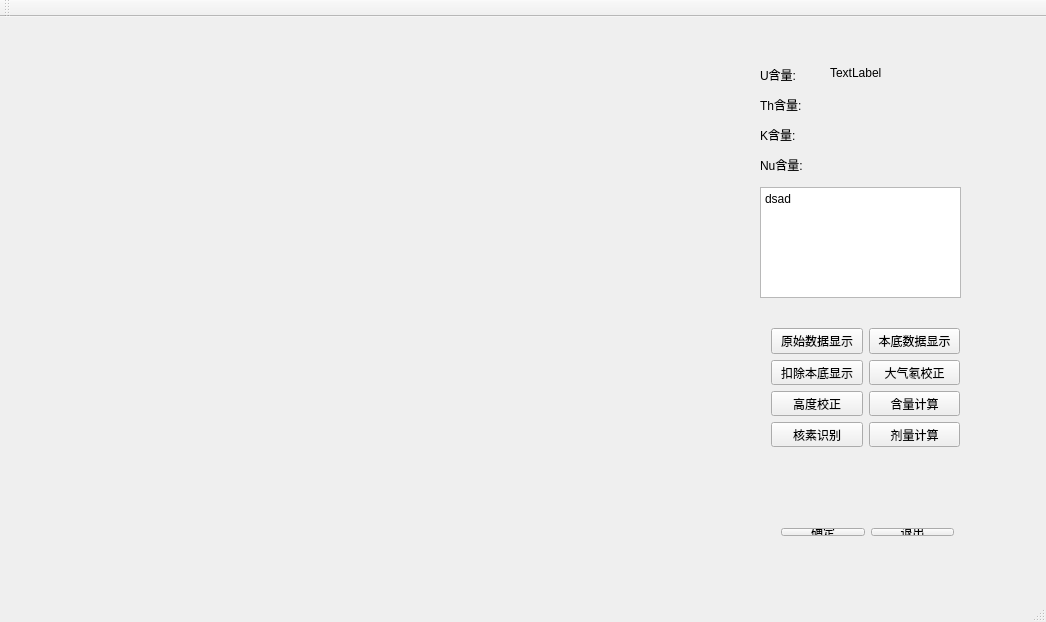
<?xml version="1.0" encoding="UTF-8"?>
<ui version="4.0">
 <class>MainWindow</class>
 <widget class="QMainWindow" name="MainWindow">
  <property name="geometry">
   <rect>
    <x>0</x>
    <y>0</y>
    <width>1046</width>
    <height>622</height>
   </rect>
  </property>
  <property name="windowTitle">
   <string>MainWindow</string>
  </property>
  <widget class="QWidget" name="centralWidget">
   <widget class="QLabel" name="label">
    <property name="geometry">
     <rect>
      <x>760</x>
      <y>50</y>
      <width>51</width>
      <height>16</height>
     </rect>
    </property>
    <property name="text">
     <string>U含量:</string>
    </property>
   </widget>
   <widget class="QLabel" name="label_2">
    <property name="geometry">
     <rect>
      <x>760</x>
      <y>80</y>
      <width>51</width>
      <height>16</height>
     </rect>
    </property>
    <property name="text">
     <string>Th含量:</string>
    </property>
   </widget>
   <widget class="QLabel" name="label_3">
    <property name="geometry">
     <rect>
      <x>760</x>
      <y>110</y>
      <width>51</width>
      <height>16</height>
     </rect>
    </property>
    <property name="text">
     <string>K含量:</string>
    </property>
   </widget>
   <widget class="QLabel" name="label_4">
    <property name="geometry">
     <rect>
      <x>760</x>
      <y>140</y>
      <width>61</width>
      <height>16</height>
     </rect>
    </property>
    <property name="text">
     <string>Nu含量:</string>
    </property>
   </widget>
   <widget class="QCustomPlot" name="qcustomplot" native="true">
    <property name="geometry">
     <rect>
      <x>40</x>
      <y>40</y>
      <width>681</width>
      <height>481</height>
     </rect>
    </property>
   </widget>
   <widget class="QLabel" name="label_5">
    <property name="geometry">
     <rect>
      <x>830</x>
      <y>50</y>
      <width>54</width>
      <height>12</height>
     </rect>
    </property>
    <property name="text">
     <string>TextLabel</string>
    </property>
   </widget>
   <widget class="QTextBrowser" name="textBrowser">
    <property name="geometry">
     <rect>
      <x>760</x>
      <y>170</y>
      <width>201</width>
      <height>111</height>
     </rect>
    </property>
    <property name="html">
     <string>&lt;!DOCTYPE HTML PUBLIC &quot;-//W3C//DTD HTML 4.0//EN&quot; &quot;http://www.w3.org/TR/REC-html40/strict.dtd&quot;&gt;
&lt;html&gt;&lt;head&gt;&lt;meta name=&quot;qrichtext&quot; content=&quot;1&quot; /&gt;&lt;style type=&quot;text/css&quot;&gt;
p, li { white-space: pre-wrap; }
&lt;/style&gt;&lt;/head&gt;&lt;body style=&quot; font-family:'SimSun'; font-size:9pt; font-weight:400; font-style:normal;&quot;&gt;
&lt;p style=&quot; margin-top:0px; margin-bottom:0px; margin-left:0px; margin-right:0px; -qt-block-indent:0; text-indent:0px;&quot;&gt;dsad&lt;/p&gt;
&lt;p style=&quot;-qt-paragraph-type:empty; margin-top:0px; margin-bottom:0px; margin-left:0px; margin-right:0px; -qt-block-indent:0; text-indent:0px;&quot;&gt;&lt;br /&gt;&lt;/p&gt;&lt;/body&gt;&lt;/html&gt;</string>
    </property>
   </widget>
   <widget class="QWidget" name="layoutWidget">
    <property name="geometry">
     <rect>
      <x>760</x>
      <y>300</y>
      <width>211</width>
      <height>141</height>
     </rect>
    </property>
    <layout class="QHBoxLayout" name="horizontalLayout">
     <item>
      <layout class="QVBoxLayout" name="verticalLayout_2">
       <item>
        <widget class="QPushButton" name="pushButton">
         <property name="text">
          <string>原始数据显示</string>
         </property>
        </widget>
       </item>
       <item>
        <widget class="QPushButton" name="pushButton_3">
         <property name="text">
          <string>扣除本底显示</string>
         </property>
        </widget>
       </item>
       <item>
        <widget class="QPushButton" name="pushButton_5">
         <property name="text">
          <string>高度校正</string>
         </property>
        </widget>
       </item>
       <item>
        <widget class="QPushButton" name="pushButton_7">
         <property name="text">
          <string>核素识别</string>
         </property>
        </widget>
       </item>
      </layout>
     </item>
     <item>
      <layout class="QVBoxLayout" name="verticalLayout">
       <item>
        <widget class="QPushButton" name="pushButton_2">
         <property name="text">
          <string>本底数据显示</string>
         </property>
        </widget>
       </item>
       <item>
        <widget class="QPushButton" name="pushButton_4">
         <property name="text">
          <string>大气氡校正</string>
         </property>
        </widget>
       </item>
       <item>
        <widget class="QPushButton" name="pushButton_6">
         <property name="text">
          <string>含量计算</string>
         </property>
        </widget>
       </item>
       <item>
        <widget class="QPushButton" name="pushButton_8">
         <property name="text">
          <string>剂量计算</string>
         </property>
        </widget>
       </item>
      </layout>
     </item>
    </layout>
   </widget>
   <widget class="QWidget" name="layoutWidget">
    <property name="geometry">
     <rect>
      <x>770</x>
      <y>500</y>
      <width>195</width>
      <height>30</height>
     </rect>
    </property>
    <layout class="QHBoxLayout" name="horizontalLayout_2">
     <item>
      <widget class="QPushButton" name="pushButton_9">
       <property name="text">
        <string>确定</string>
       </property>
      </widget>
     </item>
     <item>
      <widget class="QPushButton" name="pushButton_10">
       <property name="text">
        <string>退出</string>
       </property>
      </widget>
     </item>
    </layout>
   </widget>
  </widget>
  <widget class="QMenuBar" name="menuBar">
   <property name="geometry">
    <rect>
     <x>0</x>
     <y>0</y>
     <width>1046</width>
     <height>26</height>
    </rect>
   </property>
  </widget>
  <widget class="QToolBar" name="mainToolBar">
   <attribute name="toolBarArea">
    <enum>TopToolBarArea</enum>
   </attribute>
   <attribute name="toolBarBreak">
    <bool>false</bool>
   </attribute>
  </widget>
  <widget class="QStatusBar" name="statusBar"/>
 </widget>
 <layoutdefault spacing="6" margin="11"/>
 <customwidgets>
  <customwidget>
   <class>QCustomPlot</class>
   <extends>QWidget</extends>
   <header>qcustomplot.h</header>
   <container>1</container>
  </customwidget>
 </customwidgets>
 <resources/>
 <connections/>
</ui>
